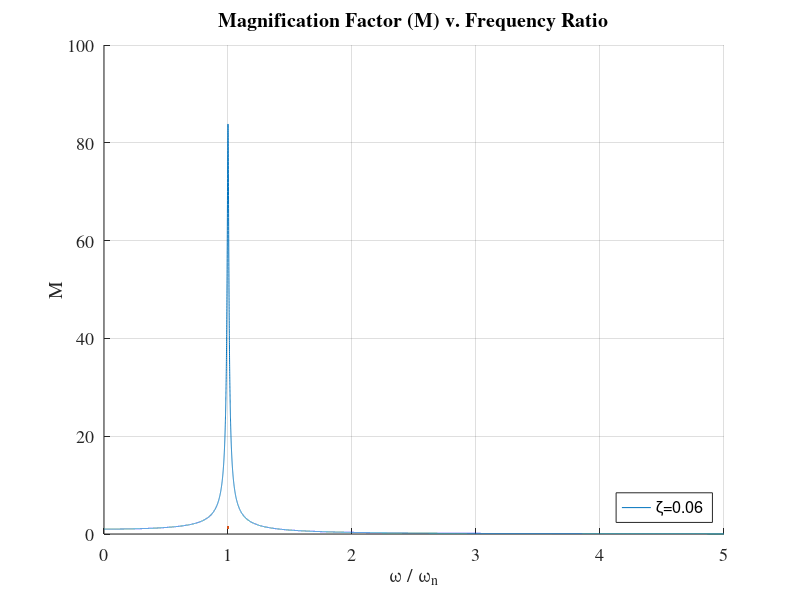

Here is the MATLAB script that generated this plot:
clc
clear all

m = 9;
b = 4/50;
k = 5;
F = 2;
w_n = sqrt(k/m);
r = linspace(0,5,30000);
omega = r * w_n;
steady_state = 1000;
z = b/ (2 * sqrt(k*m));

figure(1);grid on; hold on;

plot(r,sqrt(1./((1-r.^2).^2+(2*z*r).^2)), LineWidth=1.3);
legend('\zeta=0.06', 'Location','southeast')
title('Magnification Factor (M) v. Frequency Ratio')
xlabel('\omega / \omega_n');
ylabel('M');
set(gca, 'fontSize', 13, 'FontName', 'Times')